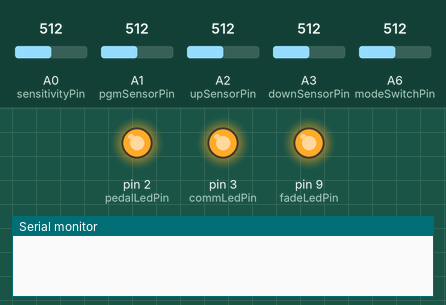
Bench run of a sketch on a simulated Arduino Leonardo, built with avr-gcc and run on an emulated ATmega32U4. Shown: output pins drawn as LEDs (lit = HIGH), the last lines printed to the serial monitor. The inputs (shaded band) are chosen by the test bench; at power-on: A0 (sensitivityPin) = 512, A1 (pgmSensorPin) = 512, A2 (upSensorPin) = 512, A3 (downSensorPin) = 512, A6 (modeSwitchPin) = 512.

Above: at 0.4 s.
At 1.4 s:
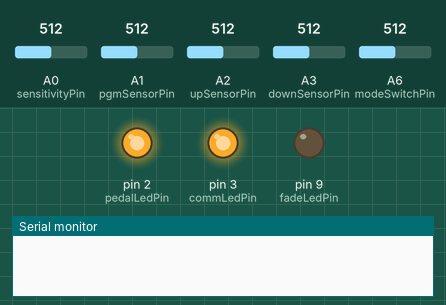
At 2.7 s:
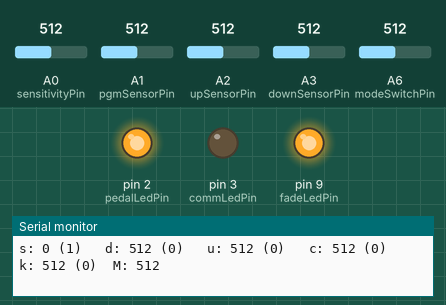
Timing chart, 0 to 4.2 s (numbered marks = the images above):
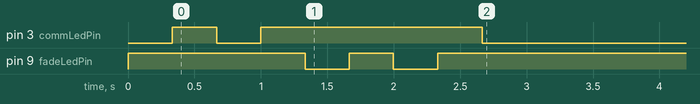

The sketch:

r4c_all_systems_tester.ino.ino
```cpp
/*
    Tester for Emprenda / multiple OTA devices
     continually read sensor a0, a1, and a2 and output to the debug com port.
     used to tune and position the OTAs, and record centering and maxing parameters.
 */
// these pins are as of Emprenda box #4 14 Oct 2012 J Roberts
// these pins are as of Emprenda #21 26 March 2014 J Roberts
// these pins are as of Emprenda #34 9 November 2016 J Roberts
// sensitivity knob max for #34 seems to be 502 - 11/10/16 - with Face playing in the background!


// set sensdelaymode to 0 to wait 0 ms between samples
// set sensdelaymode to 1 to wait n ms between samples where n = value of the sensitivity knob.
// set to > 1 to wait a fixed amount between samples
int sensdelaymode = 0;
int doblem = 0;

long sample = 0;
//for teeonardu
//int downSensorPin = A3;    //OTA1
//int upSensorPin = A2;      //OTA2
//int pgmSensorPin = A1;     //OTA3
//int sensitivityPin = A0;   //Sensitivity knob
int modeSwitchPin = 6;      // mode switch button
int modeSwitchState = 0;
//for leonardo
int downSensorPin = A3;  // input pin f7 for on breakout/leonardo
int upSensorPin = A2;    // input pin for LDR1
int pgmSensorPin = A1;   // input pin for LDR
int sensitivityPin = A0; // sensitivity pin


int sensorPowerPin = 1;   // power to voltage divider circuits for OTA sensors?
int pedalLedPin = 2;      // ota emitters
int pedalLedPin2 = 2;      // ota emitters

int pedalLedTimer = 1000;  // ms to wait
unsigned long pedalLedCounterTimer;
int commLedState; // 0 = off 1 = on
int commLedPin = 3;       // comm led blue light
int fadeLedPin = 9;       // comm led red light
int LEDtoggleState = 0;   // for toggling asynchronously


int downSensorValue = 0;  // variable to store the value coming from the sensor
int upSensorValue = 0;  // variable to store the value coming from the sensor
int pgmSensorValue = 0;  // variable to store the value coming from the sensor
int sensitivityKnobValue = 0;  // variable to store the value coming from the sensor
int last_downSensorValue = 0;  // variable to store the value coming from the sensor
int last_upSensorValue = 0;  // variable to store the value coming from the sensor
int last_pgmSensorValue = 0;  // variable to store the value coming from the sensor
int last_sensitivityKnobValue = 0;  // variable to store the value coming from the sensor
//int starray[][3] = { {0,0,0},{0,0,0},{0,0,0},{0,0,0} };
int starray[4][3];
int wlarr = 0;
int wlarr2 = 0;

void setup() {
  Serial.begin(9600); // comment this out and uncomment the midi rate when doing midi - use this for debugging //Serial.println()
  pinMode(pedalLedPin, OUTPUT);
  pinMode(commLedPin, OUTPUT);
  pinMode(fadeLedPin, OUTPUT);
  //pinMode(pedalLedPin, OUTPUT);
  //pinMode(sensorPowerPin, OUTPUT);
  //pinMode(modeSwitchPin, INPUT);
  //pinMode(dimLedPin, OUTPUT);
  //digitalWrite(sensorPowerPin, HIGH);  // turn on sensor power (not getting from general vcc circuit)
  digitalWrite(fadeLedPin, HIGH);  // turn on leds
  digitalWrite(pedalLedPin, HIGH);  // turn on leds
  commLedState = 1;
  //analogWrite(commLedPin, 500);  // turn on leds
  digitalWrite(fadeLedPin, HIGH);  // turn on leds
  //blinkLED(dimLedPin,333,5);
  blinkLED(commLedPin,333,3);
  blinkLED(fadeLedPin,333,3);
  LEDtoggleState = 1;
  //blinkLED(pedalLedPin,333,3);
  pedalLedCounterTimer = millis(); // initialize timer
}

void loop() {
    wlarr = millis();
    //modeSwitchState = digitalRead(modeSwitchPin);
    modeSwitchState = analogRead(modeSwitchPin);
    modeSwitchState = analogRead(modeSwitchPin);

   //int[4][2] starray;
   int i;
   for(i = 0; i < 4; i++) {
    starray[i][0] = millis();

    switch (i) {
  case 0:
    downSensorValue = analogRead(downSensorPin);
    downSensorValue = analogRead(downSensorPin);
    break;
  case 1:
    upSensorValue = analogRead(upSensorPin);
    upSensorValue = analogRead(upSensorPin);
    break;
  case 2:
    pgmSensorValue = analogRead(pgmSensorPin);
    pgmSensorValue = analogRead(pgmSensorPin);
    break;
  case 3:
    sensitivityKnobValue = analogRead(sensitivityPin);
    sensitivityKnobValue = analogRead(sensitivityPin);
    break;
  default:
    // statements
    break;
    }
   }

    wlarr2 = millis() - wlarr;
    if((upSensorValue != last_upSensorValue) | (downSensorValue != last_downSensorValue) | (pgmSensorValue != last_pgmSensorValue)) {
      Serial.print("s: ");
      Serial.print(sample++);

      Serial.print(" (");
      Serial.print(wlarr2);
      Serial.print(")");
      Serial.print("\t d: ");
      Serial.print(downSensorValue);
      Serial.print(" (");
      Serial.print(starray[0][2]);
      Serial.print(")");
      Serial.print("\t u: ");
      Serial.print(upSensorValue);
      Serial.print(" (");
      Serial.print(starray[1][2]);
      Serial.print(")");
      Serial.print("\t c: ");
      Serial.print(pgmSensorValue);
      Serial.print(" (");
      Serial.print(starray[2][2]);
      Serial.print(")");
      Serial.print("\t k: ");
      Serial.print(sensitivityKnobValue);
      Serial.print(" (");
      Serial.print(starray[3][2]);
      Serial.print(")\tM: ");
      Serial.println(modeSwitchState);

     switch(sensdelaymode)  {
      case 0:
          if(doblem > 0) blem();
          break;
      case 1:
          delay(sensitivityKnobValue);
          break;
      default:
          delay(sensdelaymode);
          break;

     }


 //     Serial.print("A0=");
   //   Serial.println(A0);

      last_upSensorValue = upSensorValue;
      last_downSensorValue = downSensorValue;
      last_pgmSensorValue = pgmSensorValue;
      last_sensitivityKnobValue = sensitivityKnobValue;

      toggleLED(commLedPin);
      toggleLED(fadeLedPin);

    }
}


void blem() {
  // blink LED emitters asynchrounously

  if( millis() - pedalLedCounterTimer > pedalLedTimer) {
     pedalLedCounterTimer = millis();
     switch(commLedState)  {
      case 0:  // is low, turn high
          digitalWrite(pedalLedPin, HIGH);  // turn off emitters
          commLedState = 1;
          break;
      case 1:  // is high, turn low
          digitalWrite(pedalLedPin, LOW);  // turn on emitters
          commLedState = 0;
          break;
      default:
          delay(0);
          break;
     }
  }
}
// turn LEDs on and off
void blinkLED(int LED, int time, int repetitions) {
 for (int t = 1; t < repetitions; t ++) {
  digitalWrite(LED, LOW);  // turn off led
  delay(time);
  digitalWrite(LED, HIGH);  // turn on led
  delay(time);
  }
}
// toggle LED from whatever state it is to the other state
void toggleLED(int LED) {
 if(LEDtoggleState == 0) {
  digitalWrite(LED, HIGH);  // turn on led
  LEDtoggleState = 1;
 } else {
  digitalWrite(LED, LOW);  // turn off led
  LEDtoggleState = 0;
  }
 }
```

Measured:
- by itself, pin 3 (commLedPin): HIGH → LOW at 0.67 s, → HIGH 0.33 s later, → LOW 1.7 s later
